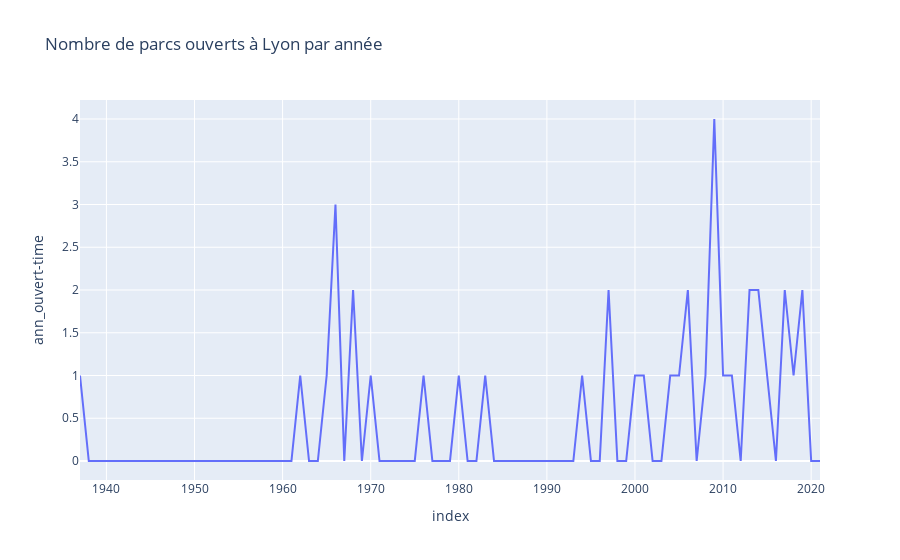

Notebook cell for this chart:
### Code cell
fig = px.line(s, x=s.index, y="ann_ouvert-time", title='Nombre de parcs ouverts à Lyon par année')
fig.show()
